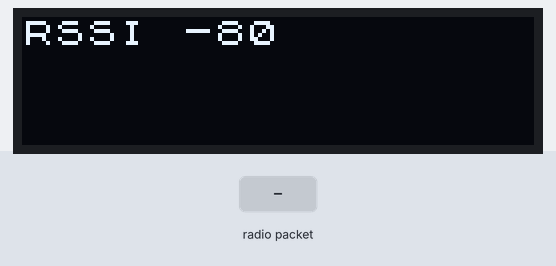
Recording of a sketch running on a simulated Arduino Leonardo, built with avr-gcc and run on an emulated ATmega32U4. Shown: 128×32 one-colour display. The inputs (shaded band) are chosen by the test bench. No radio packets arrive unless stated.

Above: at 1.2 s.
1.3 s: radio packet "1" arrives
At 2.5 s:
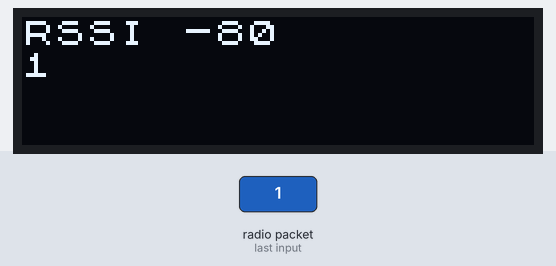
2.8 s: radio packet "0" arrives
At 3.5 s:
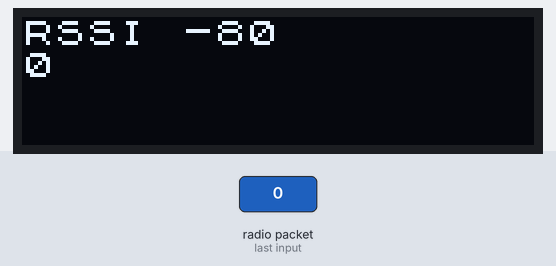
4.3 s: radio packet "2" arrives
At 4.8 s:
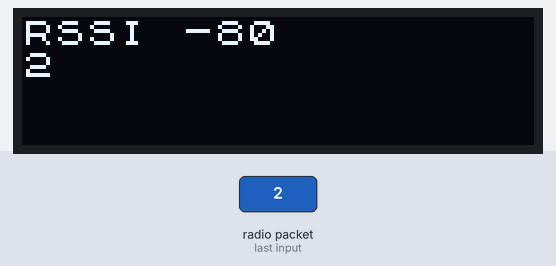
Timing chart, 0 to 7.3 s (numbered marks = the images above; inputs shaded):
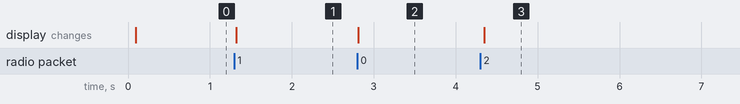

Measured:
- after the input at 1.3 s, the display: changes at once (image 1)
- after the input at 2.8 s, the display: changes at once (image 2)
- after the input at 4.3 s, the display: changes after 0.05 s (image 3)

The sketch:

LoRaReceiver2.0.ino
```cpp
#include <SPI.h>
#include <LoRa.h>
#include <U8x8lib.h>

U8X8_SSD1306_128X32_UNIVISION_HW_I2C u8x8(/* reset=*/ U8X8_PIN_NONE);

// uncomment the section corresponding to your board
// BSFrance 2017 contact@bsrance.fr

//  //LoR32u4 433MHz V1.0 (white board)
//  #define SCK     15
//  #define MISO    14
//  #define MOSI    16
//  #define SS      1
//  #define RST     4
//  #define DI0     7
//  #define BAND    433E6
//  #define PABOOST true

//  //LoR32u4 433MHz V1.2 (white board)
//  #define SCK     15
//  #define MISO    14
//  #define MOSI    16
//  #define SS      8
//  #define RST     4
//  #define DI0     7
//  #define BAND    433E6
//  #define PABOOST true

  //LoR32u4II 868MHz or 915MHz (black board)
  #define SCK     15
  #define MISO    14
  #define MOSI    16
  #define SS      8
  #define RST     4
  #define DI0     7
  #define BAND    915E6
  #define PABOOST true


void setup() {
  Serial1.begin(9600);
  Serial1.println("LoRa Receiver");
  LoRa.setPins(SS,RST,DI0);
  LoRa.begin(BAND,PABOOST );
  LoRa.setSpreadingFactor(10);           // ranges from 6-12,default 7 see API docs
  LoRa.enableCrc();

  u8x8.begin();
  u8x8.setFlipMode(3); // set number from 1 to 3, the screen word will rotary 180
}


void loop() {
  // try to parse packet
  int packetSize = LoRa.parsePacket();
  if (packetSize) {
    while (LoRa.available()) {
      u8x8
      .print((char)LoRa.read());
    }
    // print RSSI of packet
    Serial1.print("' with RSSI ");
    Serial1.println(LoRa.packetRssi());
  }


//User Display Output Begins
  u8x8.setFont(u8x8_font_chroma48medium8_r); //Max 15 Char
  u8x8.setCursor(0, 0); // char row, col - not pixel
  u8x8.print("RSSI ");
  u8x8.print(LoRa.packetRssi());
  u8x8.println((char)LoRa.read());


}
```
